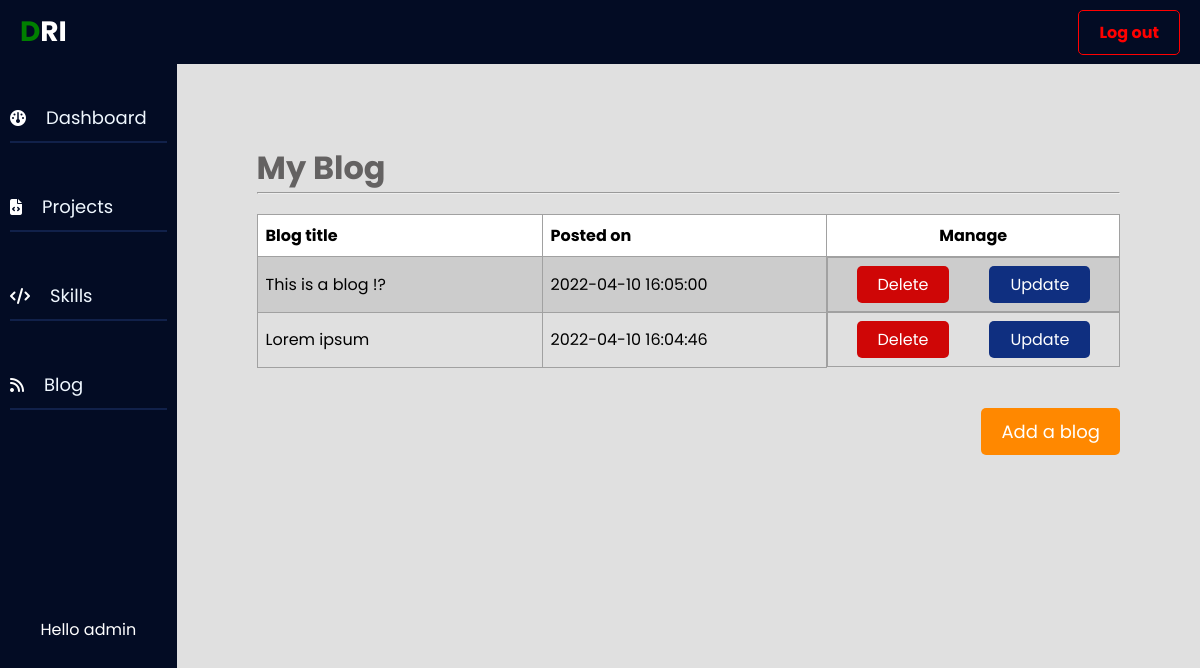
The app's page /admin/blog.php (signed in) with its own data.
### tables this page shows
CREATE TABLE `blog` (
  `id` int(5) NOT NULL,
  `title` varchar(255) NOT NULL,
  `content` varchar(255) NOT NULL,
  `image` longblob NOT NULL,
  `date` varchar(555) NOT NULL
);

### admin/blog.php (the view, shortened to what this page needs)
<?php
require 'navSide.php';
include_once('config.php');
$sql = "SELECT * FROM blog";
$getBlogs = $conn->prepare($sql);
$getBlogs->execute();
$blogs = $getBlogs->fetchAll();
?>
<html lang="en">
<head>
</head>
<body>
    <div class="pageContainer">
        <h1>My Blog</h1>
        <hr>
        <div class="scrollit">
            <table>
                <tr>
                    <th>Blog title</th>
                    <th>Posted on</th>
                    <th class="deleteUpdateTH">Manage</th>
                </tr>
                <?php
                $category = "blog";
                foreach ($blogs as $blog) {
                ?>
                    <tr>
                        <td><?= $blog['title'] ?></td>
                        <td><?= $blog['date'] ?></td>
                        <td class="deleteUpdateContainer">
                            <?= "<a class='dashboardDeleteBtn' href='delete.php?id=$blog[id]&arg=$category'>Delete</a>" ?>
                            <?= "<a class='dashboardUpdateBtn' href='updateBlog.php?id=$blog[id]'>Update</a>" ?>
                        </td>
                    </tr>
                <?php }
                ?>
            </table>
        </div>
        <a href="addBlog.php" class="dashboardButton">Add a blog</a>
    </div>
    </div>
</body>
</html>

### admin/css/dashboard.css (style rules this page uses)
:root { --mainColor: #030c24; --bgColor: #e0e0e0; }
* { margin: 0; padding: 0; box-sizing: border-box; font-family: 'Poppins'; }
body { background-color: var(--bgColor); }
.pageContainer { width: 100%; padding: 10vh; }
.pageContainer h1 { color: #646262; }
table { border-collapse: collapse; margin: 20 0; }
th { background-color: white; }
td, th { text-align: left; padding: 8px; border: 1px solid #a1a1a1; width: 33%; }
tr:nth-child(even) { background-color: #cccccc; }
.deleteUpdateTH { width: 20%; text-align: center; }
.dashboardButton { background-color: #ff8800; text-decoration: none; padding: 10 20; float: right; color: white; border-radius: 5px; margin: 20 0; outline: none; border: none; cursor: pointer; font-size: 18px; }
.deleteUpdateContainer { width: 100%; display: flex; justify-content: center; align-items: center; }
.dashboardDeleteBtn, .dashboardUpdateBtn { text-decoration: none; color: white; border-radius: 5px; outline: none; border: none; cursor: pointer; font-size: 16px; padding: 5 20; margin:0 20; border:1px solid transparent; }
.dashboardDeleteBtn { background-color: #cf0606; }
.dashboardUpdateBtn { background-color: #0f2f80; }

### records on screen
blog: title "This is a blog !?", date "2022-04-10 16:05:00"
blog: title "Lorem ipsum", date "2022-04-10 16:04:46"

### other values on screen
$_SESSION['username'] "admin"
